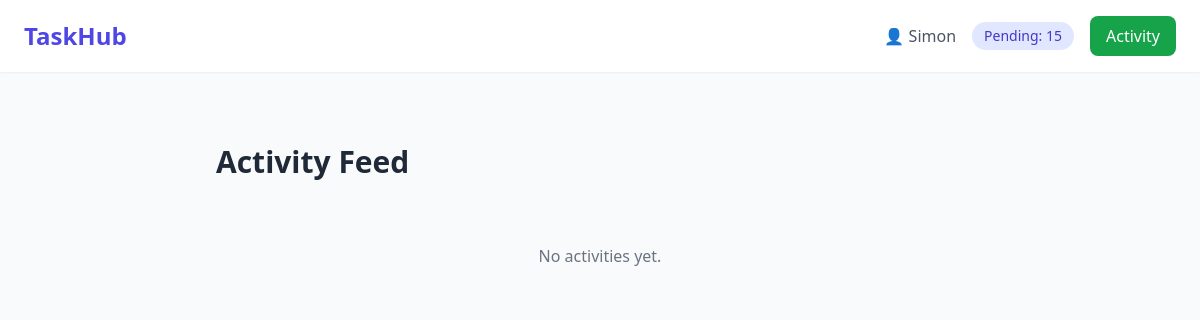
Page /activity/ (signed in) on the earlier database version.
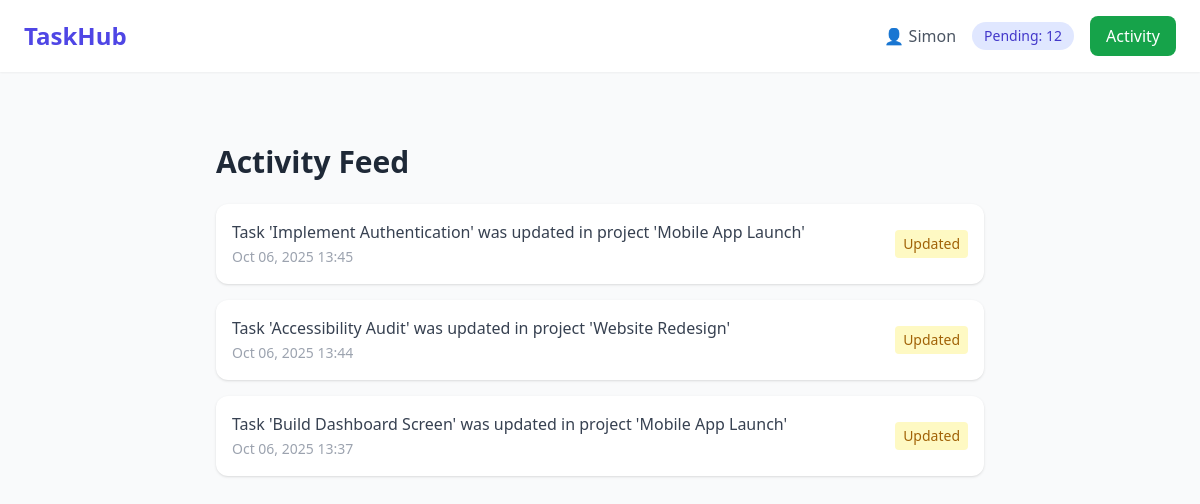
Same page on the later database version.
### core/models.py (models this page shows, shortened)
class ActivityLog(models.Model):
    ACTIONS = [
        ('created', 'Created'),
        ('updated', 'Updated'),
        ('completed', 'Completed'),
        ('deleted', 'Deleted'),
    ]
    user = models.ForeignKey(User, on_delete=models.CASCADE)
    content_type = models.CharField(max_length=50)  # e.g., Project or Task
    object_id = models.IntegerField()               # ID of Project/Task
    action = models.CharField(max_length=20, choices=ACTIONS)
    description = models.TextField()
    timestamp = models.DateTimeField(auto_now_add=True)
    read = models.BooleanField(default=False)
    class Meta:
        ordering = ['-timestamp']

### core/views.py (the view)
# urls.py: path('activity/', views.activity_feed, name='activity_feed'),
@login_required
def activity_feed(request):
    logs = ActivityLog.objects.filter(user=request.user)
    return render(request, 'core/activity_feed.html', {'logs': logs})

### core/context_processors.py (called while the page is built)
def global_context(request):
    user = request.user
    context = {}
    if user.is_authenticated:
        pending_tasks = Task.objects.filter(assigned_to=user, status__in=['todo', 'in_progress']).count()
        notifications = [
            {"message": "New task assigned", "type": "info"},
            {"message": "Project deadline approaching", "type": "warning"},
        ]
        context.update({
            'pending_tasks': pending_tasks,
            'notifications': notifications,
            'username': user.username,
        })
    return context

### core/templates/core/activity_feed.html
{% extends 'core/base.html' %}
{% block content %}
<div class="max-w-3xl mx-auto mt-10">
  <h1 class="text-3xl font-semibold mb-6 text-gray-800">Activity Feed</h1>
  <ul class="space-y-4">
    {% for log in logs %}
      <li class="bg-white shadow rounded-xl p-4 flex justify-between items-center">
        <div>
          <p class="text-gray-700">{{ log.description }}</p>
          <span class="text-gray-400 text-sm">{{ log.timestamp|date:"M d, Y H:i" }}</span>
        </div>
        <span class="text-sm px-2 py-1 rounded
          {% if log.action == 'created' %}bg-blue-100 text-blue-700
          {% elif log.action == 'updated' %}bg-yellow-100 text-yellow-700
          {% elif log.action == 'completed' %}bg-green-100 text-green-700
          {% elif log.action == 'deleted' %}bg-red-100 text-red-700{% endif %}">
          {{ log.get_action_display }}
        </span>
      </li>
    {% empty %}
      <li class="text-gray-500 text-center py-10">No activities yet.</li>
    {% endfor %}
  </ul>
</div>
{% endblock %}

### core/templates/core/base.html (shortened to what this page needs)
<!DOCTYPE html>
<html lang="en">
<head>
  <script src="https://cdn.tailwindcss.com"></script>
</head>
<body class="bg-gray-50 text-gray-800">
  <header class="bg-white shadow-sm sticky top-0 z-50">
    <div class="max-w-7xl mx-auto px-6 py-4 flex items-center justify-between">
      <a href="/" class="text-2xl font-bold text-indigo-600">TaskHub</a>
      <div class="flex items-center gap-4">
        <span class="text-gray-600">👤 {{ username }}</span>
        <span class="bg-indigo-100 text-indigo-700 px-3 py-1 rounded-full text-sm font-medium">
          Pending: {{ pending_tasks }}
        </span>
        <a href="{% url 'activity_feed' %}" class="bg-green-600 hover:bg-green-700 text-white px-4 py-2 rounded-lg">Activity</a>
      </div>
    </div>
  </header>
  <main class="max-w-7xl mx-auto px-6 py-8">
    {% block content %}{% endblock %}
  </main>
</body>
</html>

Differences in the rows shown:
added ActivityLog: description "Task 'Implement Authentication' was updated in project 'Mobile App Launch'", timestamp "Oct 06, 2025 13:45", action "Updated"
added ActivityLog: description "Task 'Accessibility Audit' was updated in project 'Website Redesign'", timestamp "Oct 06, 2025 13:44", action "Updated"
added ActivityLog: description "Task 'Build Dashboard Screen' was updated in project 'Mobile App Launch'", timestamp "Oct 06, 2025 13:37", action "Updated"
Other differences:
{{ pending_tasks }}: "15" → "12"
text no longer shown: "No activities yet."
